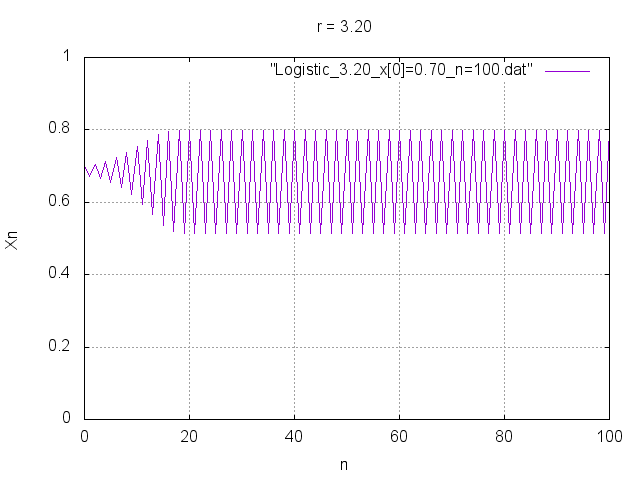

Generate this figure with gnuplot:
set grid
set title "r = 3.20"

set yrange [0:1]
set xrange [0:100]
set xlabel "n"
set ylabel "Xn"


plot "Logistic_3.20_x[0]=0.70_n=100.dat" with lines
pause 2
set terminal png
set output "Logistic_3.20_x[0]=0.70_n=100.png"
replot
setterminal x11
